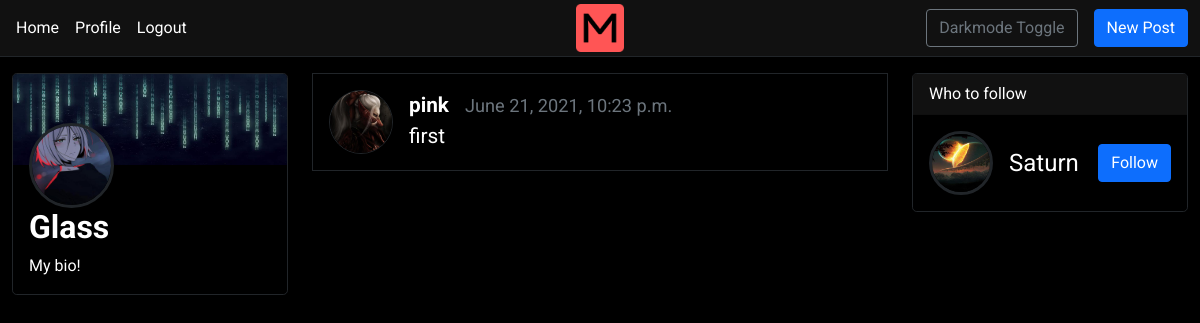
The app's page /p/a0dddb20a1984981b933aa83ecfa2f8b (signed in) with its own data.
### users/models.py (models this page shows, shortened)
class Profile(models.Model):
    user = models.OneToOneField(User, on_delete=models.CASCADE)
    profile_pic = models.ImageField(upload_to=profile_pic_path, null=True, blank=True)
    profile_banner = models.ImageField(upload_to=profile_banner_path, null=True, blank=True)
    bio = models.TextField(null=True, blank=True, max_length=280, default="My bio!")

### posts/models.py (models this page shows, shortened)
class Post(models.Model):
    id = models.CharField(primary_key=True, max_length=32, editable=False, default=uuid_hex)
    text = models.CharField(max_length=255)
    author = models.ForeignKey(User, on_delete=models.CASCADE)
    date_posted = models.DateTimeField(auto_now=False, auto_now_add=True)
    last_updated = models.DateTimeField(auto_now=True, auto_now_add=False)

### posts/views.py (the view)
# urls.py: path('<str:pk>', login_required(views.PostDetailView.as_view()), name='post-detail'),
class PostDetailView(DetailView):
    model = Post
    def get_context_data(self, **kwargs):
        context = super().get_context_data(**kwargs)
        context['follow_suggestions'] = get_follow_suggestions(self.request)
        return context

### blog/context_processors.py (called while the page is built)
def context_forms(request):
    return {
        'post_form' : PostForm,
    }

### blog/views.py (called while the page is built)
def get_follow_suggestions(request):
    follow_suggestions = None
    follow_suggestions = User.objects.exclude(username=request.user.username)
    for user in follow_suggestions:
        if request.user.is_following(user):
            follow_suggestions = follow_suggestions.exclude(username=user.username)
    follow_suggestions = follow_suggestions.order_by('?')
    return follow_suggestions

### posts/models.py (called while the page is built)
def uuid_hex():
    return uuid4().hex

### users/context_processors.py (called while the page is built)
def user_pref(request):
    if request.user.is_authenticated:
        preferences = UserPreferences.objects.get(user=request.user)
    else:
        preferences = None
    return {
        'user_pref' : preferences,
    }

### users/models.py (called while the page is built)
    def is_following(self, user):
        return len(self.follower.filter(followee=user)) > 0

### posts/templates/posts/post_detail.html (shortened to what this page needs)
{% extends 'blog/base.html' %}
{% block content %}
<div class="border border-dark mt-3">
    <div class="post-wrapper">
        {% include 'posts/post.html' %}
    </div>
</div>
{% endblock content %}

### blog/templates/blog/profile_widget.html
<div class="border border-dark rounded-3 mt-3">
    <div>
        {% if user.profile.profile_banner %}
        <img class="w-100 rounded-top" src="{{ user.profile.profile_banner.url }}" />
        {% else %}
        <img class="w-100 rounded-top" src="https://cdn.kapwing.com/final_5dcc99aba3f32c0013ff8b46_45583.jpg">
        {% endif %}
    </div>
    <div class="p-3 pt-0">
        <div>
            <a href="{% url 'profile' user=user.username %}">
                {% if user.profile.profile_pic %}
                <img class="border border-3 border-dark rounded-circle profile-card-img"
                    src="{{ user.profile.profile_pic.url }}" />
                {% else %}
                <img class="border border-3 border-dark rounded-circle profile-card-img"
                    src="https://i2.wp.com/cdn.website-editor.net/337bd928b7f54e51813e75f713453762/dms3rep/multi/desktop/blank+employee.png" />
                {% endif %}
            </a>
        </div>
        <div>
            <h2 class="fw-bold">{{ user.username }}</h2>
            <span>{{ user.profile.bio }}</span>
        </div>
    </div>
</div>

### posts/templates/posts/post.html (shortened to what this page needs)
<div class="post">
    <div class="card-body d-flex">
        <div>
            <a href="{% url 'profile' user=post.author.username %}">
                {% if post.author.profile.profile_pic %}
                <img class="border border-1 border-dark rounded-circle post-profile-img"
                    src="{{ post.author.profile.profile_pic.url }}" />
                {% else %}
                <img class="border border-1 border-dark rounded-circle post-profile-img"
                    src="https://cdn.kapwing.com/final_5dcc99aba3f32c0013ff8b46_45583.jpg" />
                {% endif %}
            </a>
        </div>
        <div class="flex-fill ps-3">
            <div class="d-flex align-items-center">
                <div class="fw-bold me-3">
                    <a href="{% url 'profile' user=post.author.username %}">
                        {{ post.author.username }}</a>
                </div>
                <div class="small text-muted">
                     {{ post.date_posted }}
                </div>
            </div>
            <p class="card-text text-break">{{ post.text }}</p>
        </div>
    </div>
</div>

### blog/templates/blog/follow_card.html
<div class="follow-card d-flex align-items-center">
    {% include 'blog/user_card.html' %}
    <div class="ms-auto">
        {% include 'blog/follow_button.html' %}
    </div>
</div>

### blog/templates/blog/user_card.html
<div class="d-flex align-items-center p-3 user-card">
    <div>
        <a href="{% url 'profile' user=user.username %}">
            {% if user.profile.profile_pic %}
            <img class="border border-3 border-dark rounded-circle user-card-profile-img"
                src="{{ user.profile.profile_pic.url }}" />
            {% else %}
            <img class="border border-3 border-dark rounded-circle user-card-profile-img"
                src="https://cdn.kapwing.com/final_5dcc99aba3f32c0013ff8b46_45583.jpg" />
            {% endif %}
        </a>
    </div>
    <div class="user-card-details text-clip ps-3 pe-3">
        <div class="user-card-username">{{ user.username }}</div>
    </div>
</div>

### blog/templates/blog/follow_button.html
<button class="btn btn-primary m-3 follow-button" data-username="{{ user.username }}">Follow</button>

### blog/static/blog/blog.css (style rules this page uses)
body { font-family: Roboto, serif; }
img.profile-card-img { position: relative; margin-top: -17.5%; width: 35%; height: 35%; }
div.user-card { overflow: hidden; overflow-wrap: break-word; }
img.user-card-profile-img { width: 4rem; height: 4rem; }
div.user-card-username { font-size: 1.5rem; }

### posts/static/posts/posts.css (style rules this page uses)
.post-wrapper { font-size: 1.3em; cursor: pointer; }
div.post-wrapper a { color: inherit; text-decoration: none; }
img.post-profile-img { width: 4rem; height: 4rem; }

### blog/static/blog/darkmode.css (style rules this page uses)
body, textarea, .modal-content, .modal-header, .modal-footer { color: white; background-color: black; border-color: #212529; }

### records on screen
Post: author.profile.profile_pic (picture), author.username "pink", date_posted "June 21, 2021, 10:23 p.m.", text "first"

### other values on screen
{{ user.username }} "Glass"
{{ user.profile.bio }} "My bio!"
{{ user.username }} "Saturn"
